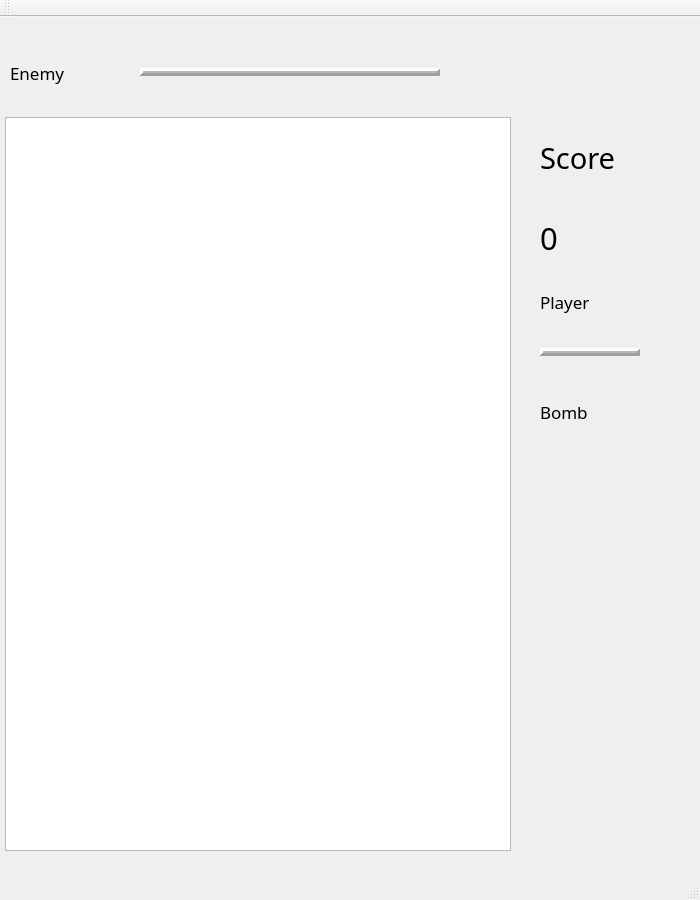
<?xml version="1.0" encoding="UTF-8"?>
<ui version="4.0">
 <class>MainWindow</class>
 <widget class="QMainWindow" name="MainWindow">
  <property name="geometry">
   <rect>
    <x>0</x>
    <y>0</y>
    <width>700</width>
    <height>900</height>
   </rect>
  </property>
  <property name="windowTitle">
   <string>MainWindow</string>
  </property>
  <widget class="QWidget" name="centralWidget">
   <widget class="QGraphicsView" name="graphicsView">
    <property name="geometry">
     <rect>
      <x>5</x>
      <y>100</y>
      <width>506</width>
      <height>734</height>
     </rect>
    </property>
    <property name="verticalScrollBarPolicy">
     <enum>Qt::ScrollBarAlwaysOff</enum>
    </property>
    <property name="horizontalScrollBarPolicy">
     <enum>Qt::ScrollBarAlwaysOff</enum>
    </property>
   </widget>
   <widget class="QLabel" name="label">
    <property name="geometry">
     <rect>
      <x>540</x>
      <y>110</y>
      <width>131</width>
      <height>61</height>
     </rect>
    </property>
    <property name="font">
     <font>
      <family>Bauhaus 93</family>
      <pointsize>22</pointsize>
     </font>
    </property>
    <property name="text">
     <string>Score</string>
    </property>
   </widget>
   <widget class="QLabel" name="score">
    <property name="geometry">
     <rect>
      <x>540</x>
      <y>190</y>
      <width>131</width>
      <height>61</height>
     </rect>
    </property>
    <property name="font">
     <font>
      <family>Bauhaus 93</family>
      <pointsize>23</pointsize>
     </font>
    </property>
    <property name="text">
     <string>0</string>
    </property>
   </widget>
   <widget class="QLabel" name="label_3">
    <property name="geometry">
     <rect>
      <x>10</x>
      <y>30</y>
      <width>101</width>
      <height>51</height>
     </rect>
    </property>
    <property name="baseSize">
     <size>
      <width>0</width>
      <height>0</height>
     </size>
    </property>
    <property name="font">
     <font>
      <family>Bauhaus 93</family>
      <pointsize>13</pointsize>
      <weight>50</weight>
      <italic>false</italic>
      <bold>false</bold>
     </font>
    </property>
    <property name="styleSheet">
     <string notr="true"/>
    </property>
    <property name="lineWidth">
     <number>1</number>
    </property>
    <property name="text">
     <string>Enemy</string>
    </property>
    <property name="textFormat">
     <enum>Qt::AutoText</enum>
    </property>
   </widget>
   <widget class="Line" name="Enemy_HP">
    <property name="geometry">
     <rect>
      <x>140</x>
      <y>40</y>
      <width>300</width>
      <height>30</height>
     </rect>
    </property>
    <property name="font">
     <font>
      <pointsize>10</pointsize>
     </font>
    </property>
    <property name="autoFillBackground">
     <bool>true</bool>
    </property>
    <property name="styleSheet">
     <string notr="true"/>
    </property>
    <property name="frameShadow">
     <enum>QFrame::Raised</enum>
    </property>
    <property name="lineWidth">
     <number>3</number>
    </property>
    <property name="midLineWidth">
     <number>2</number>
    </property>
    <property name="orientation">
     <enum>Qt::Horizontal</enum>
    </property>
   </widget>
   <widget class="QLabel" name="label_4">
    <property name="geometry">
     <rect>
      <x>540</x>
      <y>270</y>
      <width>111</width>
      <height>30</height>
     </rect>
    </property>
    <property name="font">
     <font>
      <family>Bauhaus 93</family>
      <pointsize>13</pointsize>
     </font>
    </property>
    <property name="text">
     <string>Player</string>
    </property>
   </widget>
   <widget class="Line" name="Player_HP">
    <property name="geometry">
     <rect>
      <x>540</x>
      <y>320</y>
      <width>100</width>
      <height>30</height>
     </rect>
    </property>
    <property name="frameShadow">
     <enum>QFrame::Raised</enum>
    </property>
    <property name="lineWidth">
     <number>3</number>
    </property>
    <property name="midLineWidth">
     <number>2</number>
    </property>
    <property name="orientation">
     <enum>Qt::Horizontal</enum>
    </property>
   </widget>
   <widget class="QLabel" name="label_5">
    <property name="geometry">
     <rect>
      <x>540</x>
      <y>380</y>
      <width>111</width>
      <height>30</height>
     </rect>
    </property>
    <property name="font">
     <font>
      <family>Bauhaus 93</family>
      <pointsize>13</pointsize>
     </font>
    </property>
    <property name="text">
     <string>Bomb</string>
    </property>
   </widget>
   <widget class="QLabel" name="bomb_1">
    <property name="geometry">
     <rect>
      <x>540</x>
      <y>420</y>
      <width>65</width>
      <height>66</height>
     </rect>
    </property>
    <property name="font">
     <font>
      <pointsize>14</pointsize>
     </font>
    </property>
    <property name="text">
     <string/>
    </property>
   </widget>
   <widget class="QLabel" name="bomb_2">
    <property name="geometry">
     <rect>
      <x>540</x>
      <y>490</y>
      <width>65</width>
      <height>66</height>
     </rect>
    </property>
    <property name="text">
     <string/>
    </property>
   </widget>
   <widget class="QLabel" name="bomb_3">
    <property name="geometry">
     <rect>
      <x>540</x>
      <y>570</y>
      <width>65</width>
      <height>66</height>
     </rect>
    </property>
    <property name="autoFillBackground">
     <bool>false</bool>
    </property>
    <property name="text">
     <string/>
    </property>
   </widget>
  </widget>
  <widget class="QMenuBar" name="menuBar">
   <property name="geometry">
    <rect>
     <x>0</x>
     <y>0</y>
     <width>700</width>
     <height>24</height>
    </rect>
   </property>
  </widget>
  <widget class="QToolBar" name="mainToolBar">
   <attribute name="toolBarArea">
    <enum>TopToolBarArea</enum>
   </attribute>
   <attribute name="toolBarBreak">
    <bool>false</bool>
   </attribute>
  </widget>
  <widget class="QStatusBar" name="statusBar"/>
 </widget>
 <layoutdefault spacing="6" margin="11"/>
 <resources/>
 <connections/>
</ui>
